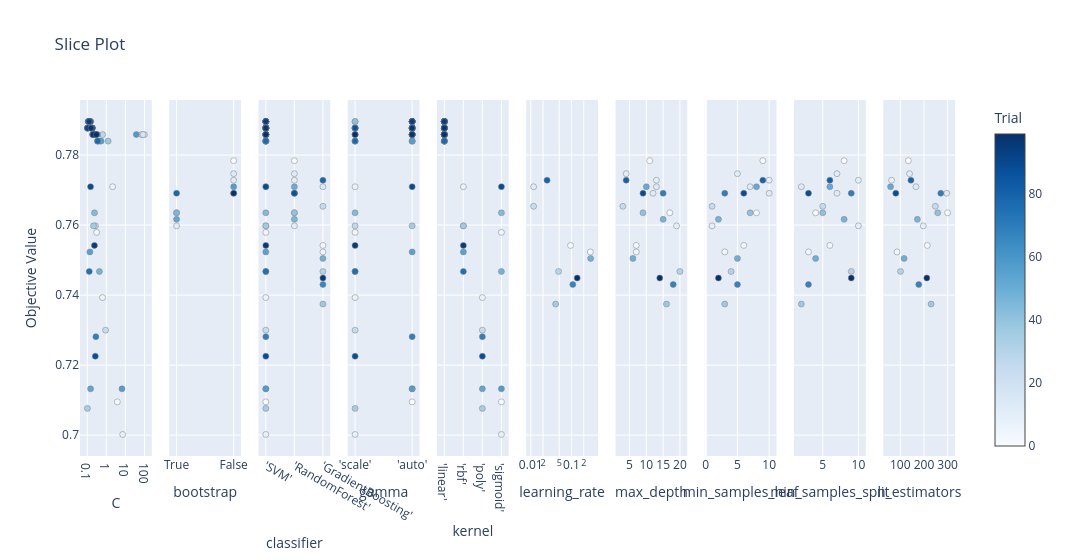

The cell this chart's notebook holds for it:
### Code cell
# 3. Slice Plot
plot_slice(study).show()

### Figure 1 — Plotly figure (JSON) as saved in the notebook; plotly's stock layout.template omitted (floating-point values rounded to 4 significant figures)
{"data": [{"marker": {"color": [0, 4, 6, 7, 8, 9, 15, 16, 17, 18, 19, 20, 21, 22, 23, 24, 26, 27, 28, 29, 31, 32, 33, 34, 35, 36, 38, 39, 41, 42, 43, 44, 45, 47, 49, 51, 52, 53, 54, 55, 56, 57, 58, 59, 60, 61, 62, 63, 64, 65, 67, 69, 70, 71, 72, 73, 74, 75, 76, 77, 79, 80, 81, 82, 83, 84, 85, 87, 88, 89, 90, 91, 92, 93, 94, 95, 97, 98, 99], "colorbar": {"title": {"text": "Trial"}, "x": 1, "xpad": 40}, "colorscale": [[0, "rgb(247,251,255)"], [0.125, "rgb(222,235,247)"], [0.25, "rgb(198,219,239)"], [0.375, "rgb(158,202,225)"], [0.5, "rgb(107,174,214)"], [0.625, "rgb(66,146,198)"], [0.75, "rgb(33,113,181)"], [0.875, "rgb(8,81,156)"], [1, "rgb(8,48,107)"]], "line": {"color": "Grey", "width": 0.5}, "showscale": true}, "mode": "markers", "name": "Feasible Trial", "showlegend": false, "type": "scatter", "x": [3.759, 0.3073, 0.6272, 2.121, 7.166, 0.163, 98.85, 68.2, 84.15, 0.1113, 0.1039, 0.1369, 0.1074, 0.3383, 0.2434, 0.9075, 0.1039, 0.2685, 0.6357, 0.1796, 0.1043, 0.1776, 0.1554, 0.4683, 0.1015, 0.2113, 1.24, 0.3618, 0.1443, 0.1589, 0.1566, 0.2376, 0.1516, 0.43, 0.2936, 0.1357, 0.1403, 0.148, 0.233, 0.1364, 0.5306, 6.594, 37.22, 0.3359, 0.1331, 0.139, 0.208, 0.1289, 0.2035, 0.1304, 0.1001, 0.2803, 0.1871, 0.1312, 0.1312, 0.1862, 0.2606, 0.1261, 0.1733, 0.3476, 0.1049, 0.2213, 0.1285, 0.1605, 0.1295, 0.1137, 0.1632, 0.1992, 0.2618, 0.1476, 0.1134, 0.142, 0.103, 0.1808, 0.1252, 0.2364, 0.1555, 0.2027, 0.2995], "xaxis": "x", "y": [0.7095, 0.7579, 0.7393, 0.7709, 0.7002, 0.7877, 0.7858, 0.7858, 0.7858, 0.7896, 0.7877, 0.7896, 0.7877, 0.784, 0.7858, 0.73, 0.7877, 0.7598, 0.7858, 0.7877, 0.7877, 0.7877, 0.7877, 0.784, 0.7076, 0.7598, 0.784, 0.784, 0.7896, 0.7877, 0.7877, 0.7635, 0.7896, 0.7467, 0.7858, 0.7896, 0.7896, 0.7132, 0.7858, 0.7523, 0.784, 0.7132, 0.7858, 0.7858, 0.7896, 0.7896, 0.7858, 0.7896, 0.7858, 0.7896, 0.7877, 0.7281, 0.7858, 0.7896, 0.7896, 0.7877, 0.7858, 0.7467, 0.7877, 0.784, 0.7877, 0.7858, 0.7896, 0.7877, 0.7896, 0.7896, 0.7877, 0.7858, 0.7225, 0.7709, 0.7896, 0.7896, 0.7877, 0.7877, 0.7896, 0.7542, 0.7877, 0.7858, 0.7858], "yaxis": "y"}, {"marker": {"color": [2, 10, 40, 46, 68, 1, 11, 12, 13, 50, 86], "colorbar": {"title": {"text": "Trial"}, "x": 1, "xpad": 40}, "colorscale": [[0, "rgb(247,251,255)"], [0.125, "rgb(222,235,247)"], [0.25, "rgb(198,219,239)"], [0.375, "rgb(158,202,225)"], [0.5, "rgb(107,174,214)"], [0.625, "rgb(66,146,198)"], [0.75, "rgb(33,113,181)"], [0.875, "rgb(8,81,156)"], [1, "rgb(8,48,107)"]], "line": {"color": "Grey", "width": 0.5}, "showscale": false}, "mode": "markers", "name": "Feasible Trial", "showlegend": false, "type": "scatter", "x": ["True", "True", "True", "True", "True", "False", "False", "False", "False", "False", "False"], "xaxis": "x2", "y": [0.7635, 0.7598, 0.7635, 0.7616, 0.7691, 0.7784, 0.7728, 0.7747, 0.7691, 0.7709, 0.7691], "yaxis": "y2"}, {"marker": {"color": [0, 4, 6, 7, 8, 9, 15, 16, 17, 18, 19, 20, 21, 22, 23, 24, 26, 27, 28, 29, 31, 32, 33, 34, 35, 36, 38, 39, 41, 42, 43, 44, 45, 47, 49, 51, 52, 53, 54, 55, 56, 57, 58, 59, 60, 61, 62, 63, 64, 65, 67, 69, 70, 71, 72, 73, 74, 75, 76, 77, 79, 80, 81, 82, 83, 84, 85, 87, 88, 89, 90, 91, 92, 93, 94, 95, 97, 98, 99, 1, 2, 10, 11, 12, 13, 40, 46, 50, 68, 86, 3, 5, 14, 25, 30, 37, 48, 66, 78, 96], "colorbar": {"title": {"text": "Trial"}, "x": 1, "xpad": 40}, "colorscale": [[0, "rgb(247,251,255)"], [0.125, "rgb(222,235,247)"], [0.25, "rgb(198,219,239)"], [0.375, "rgb(158,202,225)"], [0.5, "rgb(107,174,214)"], [0.625, "rgb(66,146,198)"], [0.75, "rgb(33,113,181)"], [0.875, "rgb(8,81,156)"], [1, "rgb(8,48,107)"]], "line": {"color": "Grey", "width": 0.5}, "showscale": false}, "mode": "markers", "name": "Feasible Trial", "showlegend": false, "type": "scatter", "x": ["'SVM'", "'SVM'", "'SVM'", "'SVM'", "'SVM'", "'SVM'", "'SVM'", "'SVM'", "'SVM'", "'SVM'", "'SVM'", "'SVM'", "'SVM'", "'SVM'", "'SVM'", "'SVM'", "'SVM'", "'SVM'", "'SVM'", "'SVM'", "'SVM'", "'SVM'", "'SVM'", "'SVM'", "'SVM'", "'SVM'", "'SVM'", "'SVM'", "'SVM'", "'SVM'", "'SVM'", "'SVM'", "'SVM'", "'SVM'", "'SVM'", "'SVM'", "'SVM'", "'SVM'", "'SVM'", "'SVM'", "'SVM'", "'SVM'", "'SVM'", "'SVM'", "'SVM'", "'SVM'", "'SVM'", "'SVM'", "'SVM'", "'SVM'", "'SVM'", "'SVM'", "'SVM'", "'SVM'", "'SVM'", "'SVM'", "'SVM'", "'SVM'", "'SVM'", "'SVM'", "'SVM'", "'SVM'", "'SVM'", "'SVM'", "'SVM'", "'SVM'", "'SVM'", "'SVM'", "'SVM'", "'SVM'", "'SVM'", "'SVM'", "'SVM'", "'SVM'", "'SVM'", "'SVM'", "'SVM'", "'SVM'", "'SVM'", "'RandomForest'", "'RandomForest'", "'RandomForest'", "'RandomForest'", "'RandomForest'", "'RandomForest'", "'RandomForest'", "'RandomForest'", "'RandomForest'", "'RandomForest'", "'RandomForest'", "'GradientBoosting'", "'GradientBoosting'", "'GradientBoosting'", "'GradientBoosting'", "'GradientBoosting'", "'GradientBoosting'", "'GradientBoosting'", "'GradientBoosting'", "'GradientBoosting'", "'GradientBoosting'"], "xaxis": "x3", "y": [0.7095, 0.7579, 0.7393, 0.7709, 0.7002, 0.7877, 0.7858, 0.7858, 0.7858, 0.7896, 0.7877, 0.7896, 0.7877, 0.784, 0.7858, 0.73, 0.7877, 0.7598, 0.7858, 0.7877, 0.7877, 0.7877, 0.7877, 0.784, 0.7076, 0.7598, 0.784, 0.784, 0.7896, 0.7877, 0.7877, 0.7635, 0.7896, 0.7467, 0.7858, 0.7896, 0.7896, 0.7132, 0.7858, 0.7523, 0.784, 0.7132, 0.7858, 0.7858, 0.7896, 0.7896, 0.7858, 0.7896, 0.7858, 0.7896, 0.7877, 0.7281, 0.7858, 0.7896, 0.7896, 0.7877, 0.7858, 0.7467, 0.7877, 0.784, 0.7877, 0.7858, 0.7896, 0.7877, 0.7896, 0.7896, 0.7877, 0.7858, 0.7225, 0.7709, 0.7896, 0.7896, 0.7877, 0.7877, 0.7896, 0.7542, 0.7877, 0.7858, 0.7858, 0.7784, 0.7635, 0.7598, 0.7728, 0.7747, 0.7691, 0.7635, 0.7616, 0.7709, 0.7691, 0.7691, 0.7542, 0.7523, 0.7709, 0.7654, 0.7467, 0.7374, 0.7505, 0.743, 0.7728, 0.7449], "yaxis": "y3"}, {"marker": {"color": [4, 6, 7, 8, 9, 20, 21, 22, 23, 24, 27, 29, 35, 38, 41, 42, 43, 44, 47, 49, 75, 77, 85, 88, 95, 99, 0, 15, 16, 17, 18, 19, 26, 28, 31, 32, 33, 34, 36, 39, 45, 51, 52, 53, 54, 55, 56, 57, 58, 59, 60, 61, 62, 63, 64, 65, 67, 69, 70, 71, 72, 73, 74, 76, 79, 80, 81, 82, 83, 84, 87, 89, 90, 91, 92, 93, 94, 97, 98], "colorbar": {"title": {"text": "Trial"}, "x": 1, "xpad": 40}, "colorscale": [[0, "rgb(247,251,255)"], [0.125, "rgb(222,235,247)"], [0.25, "rgb(198,219,239)"], [0.375, "rgb(158,202,225)"], [0.5, "rgb(107,174,214)"], [0.625, "rgb(66,146,198)"], [0.75, "rgb(33,113,181)"], [0.875, "rgb(8,81,156)"], [1, "rgb(8,48,107)"]], "line": {"color": "Grey", "width": 0.5}, "showscale": false}, "mode": "markers", "name": "Feasible Trial", "showlegend": false, "type": "scatter", "x": ["'scale'", "'scale'", "'scale'", "'scale'", "'scale'", "'scale'", "'scale'", "'scale'", "'scale'", "'scale'", "'scale'", "'scale'", "'scale'", "'scale'", "'scale'", "'scale'", "'scale'", "'scale'", "'scale'", "'scale'", "'scale'", "'scale'", "'scale'", "'scale'", "'scale'", "'scale'", "'auto'", "'auto'", "'auto'", "'auto'", "'auto'", "'auto'", "'auto'", "'auto'", "'auto'", "'auto'", "'auto'", "'auto'", "'auto'", "'auto'", "'auto'", "'auto'", "'auto'", "'auto'", "'auto'", "'auto'", "'auto'", "'auto'", "'auto'", "'auto'", "'auto'", "'auto'", "'auto'", "'auto'", "'auto'", "'auto'", "'auto'", "'auto'", "'auto'", "'auto'", "'auto'", "'auto'", "'auto'", "'auto'", "'auto'", "'auto'", "'auto'", "'auto'", "'auto'", "'auto'", "'auto'", "'auto'", "'auto'", "'auto'", "'auto'", "'auto'", "'auto'", "'auto'", "'auto'"], "xaxis": "x4", "y": [0.7579, 0.7393, 0.7709, 0.7002, 0.7877, 0.7896, 0.7877, 0.784, 0.7858, 0.73, 0.7598, 0.7877, 0.7076, 0.784, 0.7896, 0.7877, 0.7877, 0.7635, 0.7467, 0.7858, 0.7467, 0.784, 0.7877, 0.7225, 0.7542, 0.7858, 0.7095, 0.7858, 0.7858, 0.7858, 0.7896, 0.7877, 0.7877, 0.7858, 0.7877, 0.7877, 0.7877, 0.784, 0.7598, 0.784, 0.7896, 0.7896, 0.7896, 0.7132, 0.7858, 0.7523, 0.784, 0.7132, 0.7858, 0.7858, 0.7896, 0.7896, 0.7858, 0.7896, 0.7858, 0.7896, 0.7877, 0.7281, 0.7858, 0.7896, 0.7896, 0.7877, 0.7858, 0.7877, 0.7877, 0.7858, 0.7896, 0.7877, 0.7896, 0.7896, 0.7858, 0.7709, 0.7896, 0.7896, 0.7877, 0.7877, 0.7896, 0.7877, 0.7858], "yaxis": "y4"}, {"marker": {"color": [9, 15, 16, 17, 18, 19, 20, 21, 22, 23, 26, 28, 29, 31, 32, 33, 34, 38, 39, 41, 42, 43, 45, 49, 51, 52, 54, 56, 58, 59, 60, 61, 62, 63, 64, 65, 67, 70, 71, 72, 73, 74, 76, 77, 79, 80, 81, 82, 83, 84, 85, 87, 90, 91, 92, 93, 94, 97, 98, 99, 7, 27, 36, 55, 75, 95, 6, 24, 35, 53, 69, 88, 0, 4, 8, 44, 47, 57, 89], "colorbar": {"title": {"text": "Trial"}, "x": 1, "xpad": 40}, "colorscale": [[0, "rgb(247,251,255)"], [0.125, "rgb(222,235,247)"], [0.25, "rgb(198,219,239)"], [0.375, "rgb(158,202,225)"], [0.5, "rgb(107,174,214)"], [0.625, "rgb(66,146,198)"], [0.75, "rgb(33,113,181)"], [0.875, "rgb(8,81,156)"], [1, "rgb(8,48,107)"]], "line": {"color": "Grey", "width": 0.5}, "showscale": false}, "mode": "markers", "name": "Feasible Trial", "showlegend": false, "type": "scatter", "x": ["'linear'", "'linear'", "'linear'", "'linear'", "'linear'", "'linear'", "'linear'", "'linear'", "'linear'", "'linear'", "'linear'", "'linear'", "'linear'", "'linear'", "'linear'", "'linear'", "'linear'", "'linear'", "'linear'", "'linear'", "'linear'", "'linear'", "'linear'", "'linear'", "'linear'", "'linear'", "'linear'", "'linear'", "'linear'", "'linear'", "'linear'", "'linear'", "'linear'", "'linear'", "'linear'", "'linear'", "'linear'", "'linear'", "'linear'", "'linear'", "'linear'", "'linear'", "'linear'", "'linear'", "'linear'", "'linear'", "'linear'", "'linear'", "'linear'", "'linear'", "'linear'", "'linear'", "'linear'", "'linear'", "'linear'", "'linear'", "'linear'", "'linear'", "'linear'", "'linear'", "'rbf'", "'rbf'", "'rbf'", "'rbf'", "'rbf'", "'rbf'", "'poly'", "'poly'", "'poly'", "'poly'", "'poly'", "'poly'", "'sigmoid'", "'sigmoid'", "'sigmoid'", "'sigmoid'", "'sigmoid'", "'sigmoid'", "'sigmoid'"], "xaxis": "x5", "y": [0.7877, 0.7858, 0.7858, 0.7858, 0.7896, 0.7877, 0.7896, 0.7877, 0.784, 0.7858, 0.7877, 0.7858, 0.7877, 0.7877, 0.7877, 0.7877, 0.784, 0.784, 0.784, 0.7896, 0.7877, 0.7877, 0.7896, 0.7858, 0.7896, 0.7896, 0.7858, 0.784, 0.7858, 0.7858, 0.7896, 0.7896, 0.7858, 0.7896, 0.7858, 0.7896, 0.7877, 0.7858, 0.7896, 0.7896, 0.7877, 0.7858, 0.7877, 0.784, 0.7877, 0.7858, 0.7896, 0.7877, 0.7896, 0.7896, 0.7877, 0.7858, 0.7896, 0.7896, 0.7877, 0.7877, 0.7896, 0.7877, 0.7858, 0.7858, 0.7709, 0.7598, 0.7598, 0.7523, 0.7467, 0.7542, 0.7393, 0.73, 0.7076, 0.7132, 0.7281, 0.7225, 0.7095, 0.7579, 0.7002, 0.7635, 0.7467, 0.7132, 0.7709], "yaxis": "y5"}, {"marker": {"color": [3, 5, 14, 25, 30, 37, 48, 66, 78, 96], "colorbar": {"title": {"text": "Trial"}, "x": 1, "xpad": 40}, "colorscale": [[0, "rgb(247,251,255)"], [0.125, "rgb(222,235,247)"], [0.25, "rgb(198,219,239)"], [0.375, "rgb(158,202,225)"], [0.5, "rgb(107,174,214)"], [0.625, "rgb(66,146,198)"], [0.75, "rgb(33,113,181)"], [0.875, "rgb(8,81,156)"], [1, "rgb(8,48,107)"]], "line": {"color": "Grey", "width": 0.5}, "showscale": false}, "mode": "markers", "name": "Feasible Trial", "showlegend": false, "type": "scatter", "x": [0.09478, 0.2902, 0.01177, 0.01175, 0.04817, 0.04077, 0.295, 0.1077, 0.02513, 0.138], "xaxis": "x6", "y": [0.7542, 0.7523, 0.7709, 0.7654, 0.7467, 0.7374, 0.7505, 0.743, 0.7728, 0.7449], "yaxis": "y6"}, {"marker": {"color": [1, 2, 3, 5, 10, 11, 12, 13, 14, 25, 30, 37, 40, 46, 48, 50, 66, 68, 78, 86, 96], "colorbar": {"title": {"text": "Trial"}, "x": 1, "xpad": 40}, "colorscale": [[0, "rgb(247,251,255)"], [0.125, "rgb(222,235,247)"], [0.25, "rgb(198,219,239)"], [0.375, "rgb(158,202,225)"], [0.5, "rgb(107,174,214)"], [0.625, "rgb(66,146,198)"], [0.75, "rgb(33,113,181)"], [0.875, "rgb(8,81,156)"], [1, "rgb(8,48,107)"]], "line": {"color": "Grey", "width": 0.5}, "showscale": false}, "mode": "markers", "name": "Feasible Trial", "showlegend": false, "type": "scatter", "x": [11, 17, 7, 7, 19, 13, 4, 12, 13, 3, 20, 16, 9, 15, 6, 10, 18, 15, 4, 9, 14], "xaxis": "x7", "y": [0.7784, 0.7635, 0.7542, 0.7523, 0.7598, 0.7728, 0.7747, 0.7691, 0.7709, 0.7654, 0.7467, 0.7374, 0.7635, 0.7616, 0.7505, 0.7709, 0.743, 0.7691, 0.7728, 0.7691, 0.7449], "yaxis": "y7"}, {"marker": {"color": [1, 2, 3, 5, 10, 11, 12, 13, 14, 25, 30, 37, 40, 46, 48, 50, 66, 68, 78, 86, 96], "colorbar": {"title": {"text": "Trial"}, "x": 1, "xpad": 40}, "colorscale": [[0, "rgb(247,251,255)"], [0.125, "rgb(222,235,247)"], [0.25, "rgb(198,219,239)"], [0.375, "rgb(158,202,225)"], [0.5, "rgb(107,174,214)"], [0.625, "rgb(66,146,198)"], [0.75, "rgb(33,113,181)"], [0.875, "rgb(8,81,156)"], [1, "rgb(8,48,107)"]], "line": {"color": "Grey", "width": 0.5}, "showscale": false}, "mode": "markers", "name": "Feasible Trial", "showlegend": false, "type": "scatter", "x": [9, 8, 6, 3, 1, 10, 5, 10, 7, 1, 4, 3, 7, 2, 5, 8, 5, 3, 9, 6, 2], "xaxis": "x8", "y": [0.7784, 0.7635, 0.7542, 0.7523, 0.7598, 0.7728, 0.7747, 0.7691, 0.7709, 0.7654, 0.7467, 0.7374, 0.7635, 0.7616, 0.7505, 0.7709, 0.743, 0.7691, 0.7728, 0.7691, 0.7449], "yaxis": "y8"}, {"marker": {"color": [1, 2, 3, 5, 10, 11, 12, 13, 14, 25, 30, 37, 40, 46, 48, 50, 66, 68, 78, 86, 96], "colorbar": {"title": {"text": "Trial"}, "x": 1, "xpad": 40}, "colorscale": [[0, "rgb(247,251,255)"], [0.125, "rgb(222,235,247)"], [0.25, "rgb(198,219,239)"], [0.375, "rgb(158,202,225)"], [0.5, "rgb(107,174,214)"], [0.625, "rgb(66,146,198)"], [0.75, "rgb(33,113,181)"], [0.875, "rgb(8,81,156)"], [1, "rgb(8,48,107)"]], "line": {"color": "Grey", "width": 0.5}, "showscale": false}, "mode": "markers", "name": "Feasible Trial", "showlegend": false, "type": "scatter", "x": [8, 4, 6, 3, 10, 10, 7, 7, 2, 5, 9, 2, 5, 8, 4, 6, 3, 9, 6, 3, 9], "xaxis": "x9", "y": [0.7784, 0.7635, 0.7542, 0.7523, 0.7598, 0.7728, 0.7747, 0.7691, 0.7709, 0.7654, 0.7467, 0.7374, 0.7635, 0.7616, 0.7505, 0.7709, 0.743, 0.7691, 0.7728, 0.7691, 0.7449], "yaxis": "y9"}, {"marker": {"color": [1, 2, 3, 5, 10, 11, 12, 13, 14, 25, 30, 37, 40, 46, 48, 50, 66, 68, 78, 86, 96], "colorbar": {"title": {"text": "Trial"}, "x": 1, "xpad": 40}, "colorscale": [[0, "rgb(247,251,255)"], [0.125, "rgb(222,235,247)"], [0.25, "rgb(198,219,239)"], [0.375, "rgb(158,202,225)"], [0.5, "rgb(107,174,214)"], [0.625, "rgb(66,146,198)"], [0.75, "rgb(33,113,181)"], [0.875, "rgb(8,81,156)"], [1, "rgb(8,48,107)"]], "line": {"color": "Grey", "width": 0.5}, "showscale": false}, "mode": "markers", "name": "Feasible Trial", "showlegend": false, "type": "scatter", "x": [134, 300, 214, 86, 197, 63, 139, 296, 166, 248, 101, 230, 258, 172, 116, 59, 178, 271, 145, 81, 212], "xaxis": "x10", "y": [0.7784, 0.7635, 0.7542, 0.7523, 0.7598, 0.7728, 0.7747, 0.7691, 0.7709, 0.7654, 0.7467, 0.7374, 0.7635, 0.7616, 0.7505, 0.7709, 0.743, 0.7691, 0.7728, 0.7691, 0.7449], "yaxis": "y10"}], "layout": {"title": {"text": "Slice Plot"}, "width": 3000, "xaxis": {"anchor": "y", "domain": [0, 0.082], "title": {"text": "C"}, "type": "log"}, "xaxis10": {"anchor": "y10", "domain": [0.918, 1.0], "title": {"text": "n_estimators"}}, "xaxis2": {"anchor": "y2", "categoryarray": ["True", "False"], "categoryorder": "array", "domain": [0.102, 0.184], "title": {"text": "bootstrap"}, "type": "category"}, "xaxis3": {"anchor": "y3", "categoryarray": ["'SVM'", "'RandomForest'", "'GradientBoosting'"], "categoryorder": "array", "domain": [0.204, 0.286], "title": {"text": "classifier"}, "type": "category"}, "xaxis4": {"anchor": "y4", "categoryarray": ["'scale'", "'auto'"], "categoryorder": "array", "domain": [0.306, 0.388], "title": {"text": "gamma"}, "type": "category"}, "xaxis5": {"anchor": "y5", "categoryarray": ["'linear'", "'rbf'", "'poly'", "'sigmoid'"], "categoryorder": "array", "domain": [0.408, 0.49], "title": {"text": "kernel"}, "type": "category"}, "xaxis6": {"anchor": "y6", "domain": [0.51, 0.592], "title": {"text": "learning_rate"}, "type": "log"}, "xaxis7": {"anchor": "y7", "domain": [0.612, 0.694], "title": {"text": "max_depth"}}, "xaxis8": {"anchor": "y8", "domain": [0.714, 0.796], "title": {"text": "min_samples_leaf"}}, "xaxis9": {"anchor": "y9", "domain": [0.816, 0.898], "title": {"text": "min_samples_split"}}, "yaxis": {"anchor": "x", "domain": [0, 1], "title": {"text": "Objective Value"}}, "yaxis10": {"anchor": "x10", "domain": [0, 1], "matches": "y", "showticklabels": false}, "yaxis2": {"anchor": "x2", "domain": [0, 1], "matches": "y", "showticklabels": false}, "yaxis3": {"anchor": "x3", "domain": [0, 1], "matches": "y", "showticklabels": false}, "yaxis4": {"anchor": "x4", "domain": [0, 1], "matches": "y", "showticklabels": false}, "yaxis5": {"anchor": "x5", "domain": [0, 1], "matches": "y", "showticklabels": false}, "yaxis6": {"anchor": "x6", "domain": [0, 1], "matches": "y", "showticklabels": false}, "yaxis7": {"anchor": "x7", "domain": [0, 1], "matches": "y", "showticklabels": false}, "yaxis8": {"anchor": "x8", "domain": [0, 1], "matches": "y", "showticklabels": false}, "yaxis9": {"anchor": "x9", "domain": [0, 1], "matches": "y", "showticklabels": false}}}
